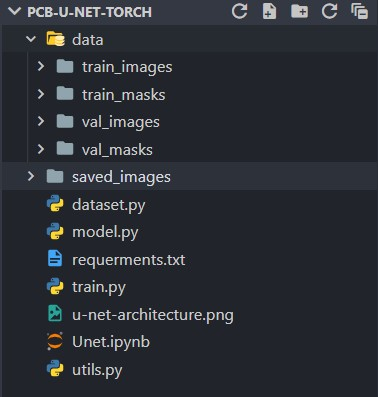
#> input picture U-NET/dir-structure-pytorch.jpg, 378 x 397 px, found by its file name
$ python cropper_utils.py --source ../U-NET/dir-structure-pytorch.jpg
#> lines starting #> are read from the running program, lines starting #| are printed output that depends on the picture; after the words box and inside, x2 and y2 are one past the last pixel; in counts of white or black regions, pixels touching at a corner belong together
import cv2
import os
import argparse
import numpy as np

def main(img_path,h = 500):
#> called with img_path = 'imgs/../U-NET/dir-structure-pytorch.jpg', h = 500
    img = cv2.imread(img_path)
#> img is the input picture: shape (397, 378, 3); mean B, G, R 52.9, 46.2, 42.8
    shape = img.shape
#> shape = (397, 378, 3)
    w = int((shape[1]*500)/shape[0])
#> w = 476
    img = cv2.resize(img,(w,h))
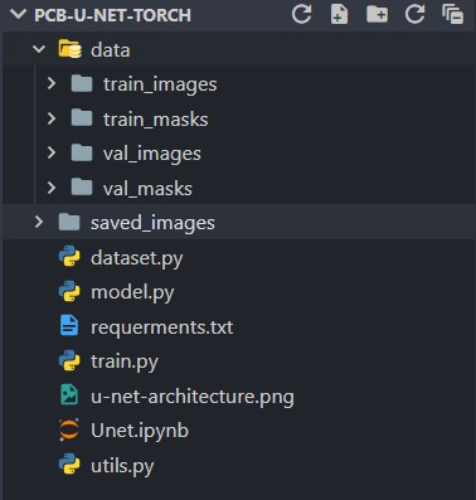
#> img: shape (500, 476, 3); mean B, G, R 52.9, 46.2, 42.8

    edged,img_singlet = find_contors(img)
    while (True):
        cv2.imshow("image",img)
        cv2.imshow("canny",edged)
        cv2.imshow("Singlet",img_singlet)
        if cv2.waitKey(20) &0xFF ==27:
            break


def auto_canny(image, sigma=0.33):
	# compute the median of the single channel pixel intensities
	v = np.median(image)
	# apply automatic Canny edge detection using the computed median
	lower = int(max(0, (1.0 - sigma) * v))
	upper = int(min(255, (1.0 + sigma) * v))
	edged = cv2.Canny(image, lower, upper)
	# return the edged image
	return edged

def find_contors(img):
    gray_img = cv2.cvtColor(img,cv2.COLOR_BGR2GRAY)
    blurred = cv2.GaussianBlur(gray_img, (3, 3), 0)
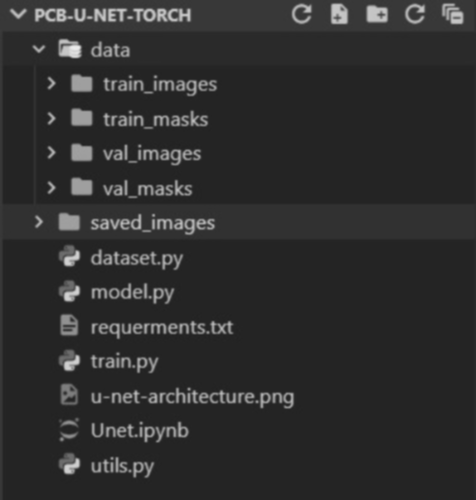
#> blurred: shape (500, 476); min 33, max 235, mean 46
    edged = cv2.Canny(blurred, 30, 200)
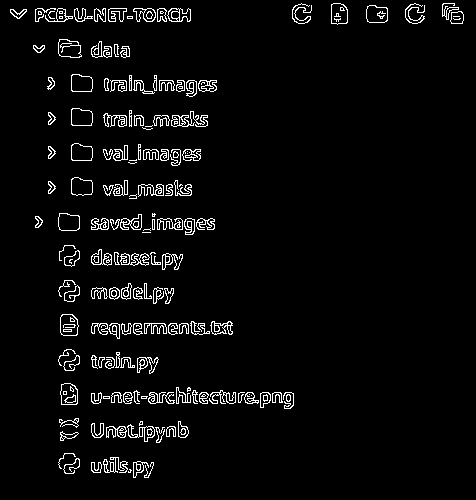
#> edged: shape (500, 476); 4.1% white in thin lines or dots
    # edged = auto_canny(blurred)
    contours, hierarchy = cv2.findContours(edged, cv2.RETR_TREE, cv2.CHAIN_APPROX_SIMPLE)
#> contours = 413 contours, 165 with area under 20; largest, box (x1, y1, x2, y2) and area: (58, 39, 82, 58) 347, (60, 314, 79, 336) 339, (58, 39, 82, 58) 334, (60, 314, 79, 336) 330, (71, 108, 93, 126) 326
    contor = max_area_contour(contours)
#> the loop in max_area_contour, `for i in range(len(contours)):` made 413 passes
#> (area, max_area) on passes 3, 5, 22, 27, 92, 146, 355: (65, 65), (117.5, 117.5), (146, 146), (199, 199), (319.5, 319.5), (339, 339), (347, 347)
#> area on passes 4, 7, 9, 11, 15, 18: 57, 84.5, 84, 25, 76, 54
#| 0 2.5
#| 0 2.5 GG
#| 1 5.0
#| 1 5.0 GG
#| 2 65.0
#| 2 65.0 GG
#| 3 57.0
#| 4 117.5
#| 4 117.5 GG
#| 5 19.0
#> (further printed lines are left out)
#> after the loop in max_area_contour, `for i in range(len(contours)):`: cont = contour of 25 points, box (x1, y1, x2, y2) (58, 39, 82, 58), area 347; max_area = 347
#> contor has the same summary as cont in max_area_contour
    img_singlet = img.copy()
    cv2.drawContours(img, contours, -1, (0,255,0), 3)
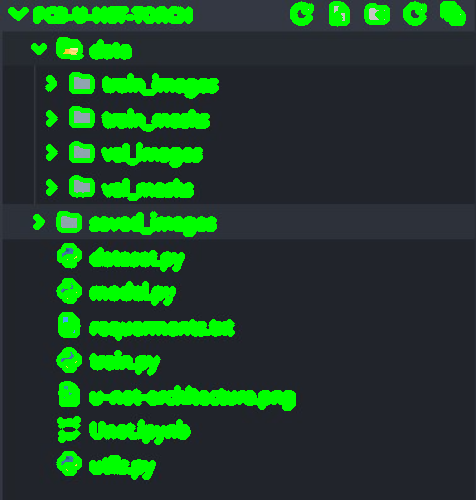
#> img: shape (500, 476, 3); 13.3% of pixels changed, all inside (x1, y1, x2, y2) = (8, 1, 466, 480)
    print(len(contours))
#| 413
    cv2.drawContours(img_singlet, contor, -1, (0,255,0), 3)
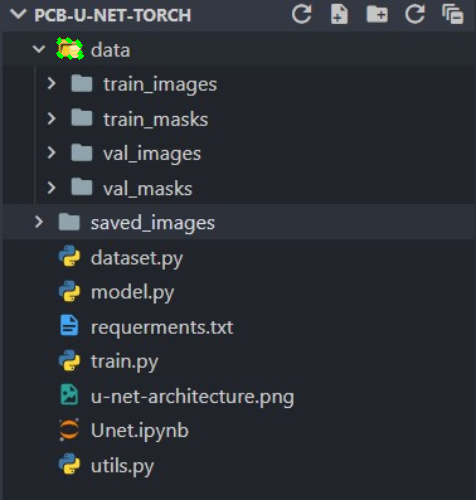
#> img_singlet: shape (500, 476, 3); 0.08% of pixels changed, all inside (x1, y1, x2, y2) = (56, 37, 84, 60)

    return edged,img_singlet

def max_area_contour(contours):
    max_area = 0
    for i in range(len(contours)):
        contour = contours[i]
        area = cv2.contourArea(contour)
        print(i,area)
        if area > max_area :
            max_area = area
            cont = contour
            print(i,area,"GG")

    return cont


if __name__ =="__main__":
    ap = argparse.ArgumentParser()
    ap.add_argument('-i', '--image','--source', required=True, help="Image Path")
    args = vars(ap.parse_args())
    img = args['image']
    img_path = "imgs"
    path = os.path.join(img_path,img)

    main(path)
#> (key Esc is pressed here)

cv2.destroyAllWindows()
